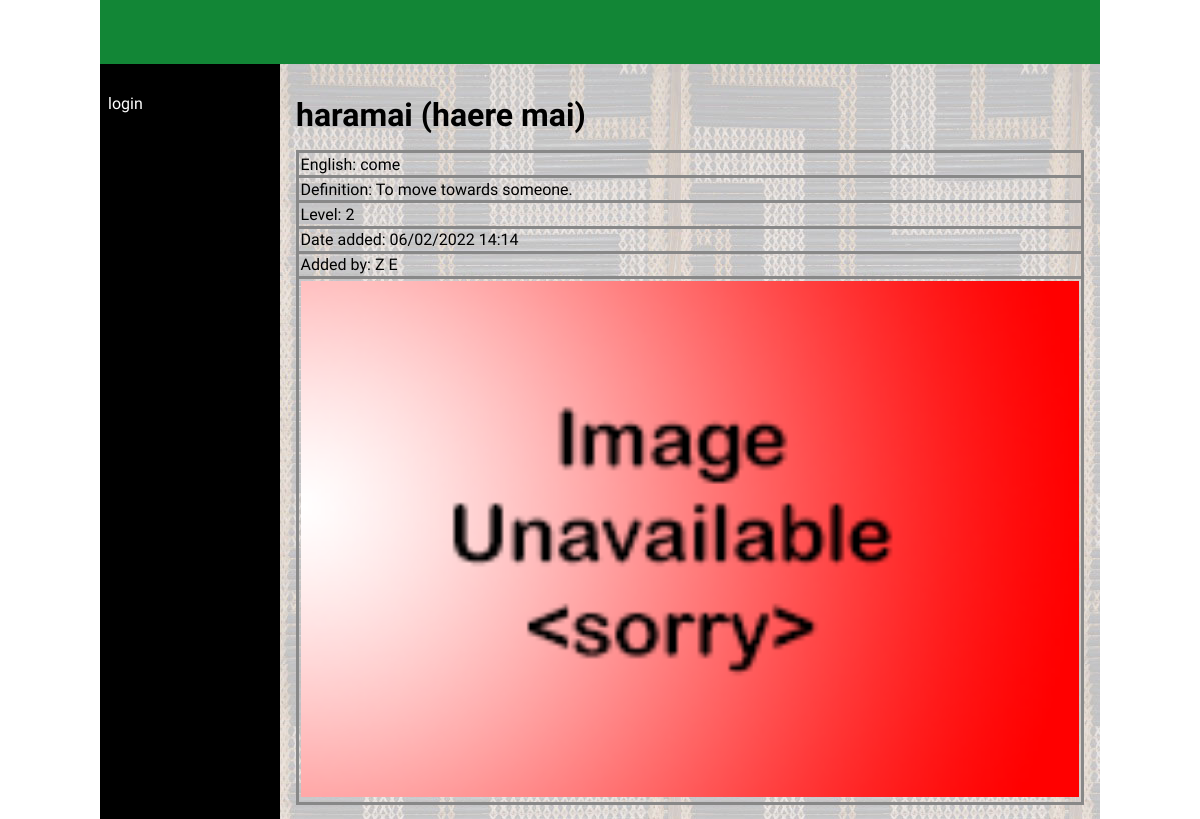
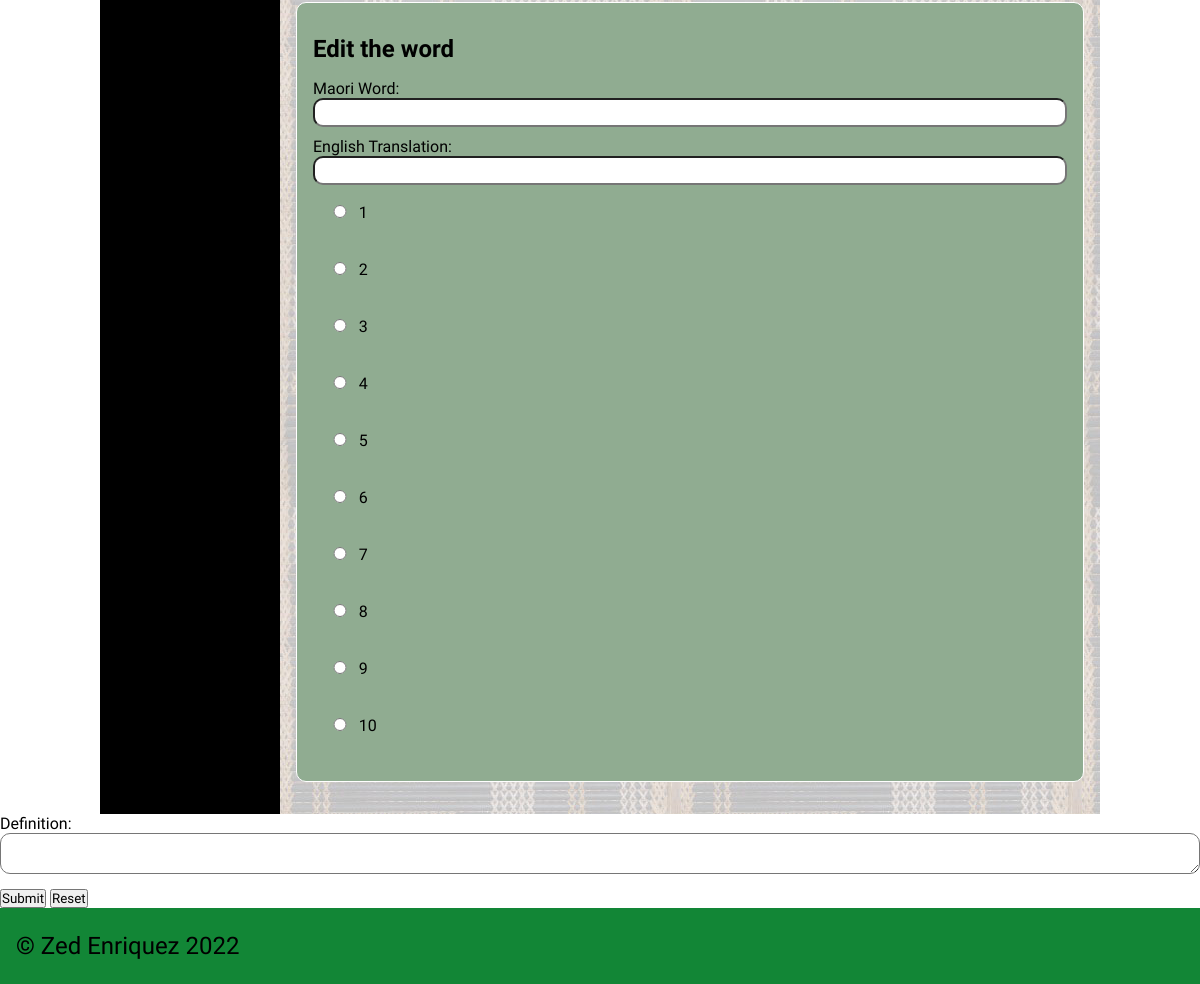
The app's page /word/1 with its own data (2 pictures, top to bottom).
### tables this page shows
CREATE TABLE "dictionary"
(
    id         integer
        constraint dictionary_pk
            primary key autoincrement,
    Maori      varchar(30),
    English    varchar(30),
    cat_id     integer
        references categories
            on delete cascade,
    Definition varchar(80),
    Level      integer,
    Image      varchar(60),
    Date       datetime,
    User_id    integer
        constraint dictionary_users_id_fk
            references users
);

CREATE TABLE "users"
(
    id       integer
        constraint users_pk
            primary key autoincrement,
    fname    varchar(30),
    lname    varchar(30),
    email    varchar(80),
    password varchar(30),
    teacher  boolean
);

### app.py (the view, shortened to what this page needs)
@app.route('/word/<word_id>', methods=["GET", "POST"])
def render_word_page(word_id):
    return render_template('word.html', contents=dictionary_data(), categories_obtained=categories(),
                           logged_in=is_logged_in(), teacher_perm=is_teacher(), word_id=int(word_id),
                           user_obtained=user_details())

### app.py (called while the page is built)
def create_connection(db_file):
    try:
        connection = sqlite3.connect(db_file)
        connection.execute('pragma foreign_keys=ON')
        return connection
    except Error as e:
        print(e)
    return None

def categories():
    query = "SELECT id, category_name FROM categories"
    con = create_connection(DATABASE)
    cur = con.cursor()
    cur.execute(query)
    category_list = cur.fetchall()
    con.close()
    return category_list

def dictionary_data():
    con = create_connection(DATABASE)
    query = "SELECT id, Maori, English, cat_id, Definition, Level, Image, Date, User_id FROM dictionary "
    cur = con.cursor()
    cur.execute(query,)
    contents = cur.fetchall()
    con.close()
    return contents

def is_logged_in():
    if session.get("email") is None:
        print("not logged in")
        return False
    else:
        print("logged in")
        return True

def is_teacher():
    if session.get("teacher") == 0:
        print("A teacher isn't logged in")
        return False
    else:
        print("A Teacher is logged in")
        return True

def user_details():
    con = create_connection(DATABASE)
    query = "SELECT fname, lname, id FROM users"
    cur = con.cursor()
    cur.execute(query,)
    user_obtained = cur.fetchall()
    con.close()
    return user_obtained

### templates/word.html (shortened to what this page needs)
{% extends "base.html" %}
{% block main %}
    {% for word_content in contents %}
        {% if word_content[0] == word_id %}
            <h1>{{word_content[1]}}</h1>
            <table>
                <tbody>
                    <td>English: {{word_content[2]}} </td>
                </tbody>
                <tbody>
                    <td>Definition: {{word_content[4]}} </td>
                </tbody>
                <tbody>
                    <td>Level: {{word_content[5]}} </td>
                </tbody>
                 <tbody>
                    <td>Date added: {{word_content[7]}} </td>
                </tbody>
                {% for user in user_obtained %}
                    {% if user[2] == word_content[8] %}
                        <tbody>
                            <td>Added by: {{user_obtained[0][0]}} {{user_obtained[0][1]}}</td>
                        </tbody>
                    {% endif %}
                {% endfor %}
                <tbody>
                    <td><img src="/static/images/{{word_content[6]}}" class=thumb</td>
                </tbody>
            </table>
        {% endif %}
    {% endfor %}
    {% if teacher_perm %}
            <form class="dataForm" method="POST">
            <h2>Edit the word</h2>
                <div class = "form-group">
                    <div class="form-label">Maori Word:</div>
                    <div class="form-element"><input id="edit_maori" name="edit_maori" type="text" required
                    MAXLENGTH="30"></div>
                </div>
                <div class = "form-group">
                    <div class="form-label">English Translation:</div>
                    <div class="form-element"><input id="edit_english" name="edit_english" type="text" required
                    MAXLENGTH="30"></div>
                </div>
                {% for i in range(10) %}
                   <div class="form-element"><p>
                   <input type="radio"  name="level" id ="level" value = "{{ i + 1 }}" required><a>{{ i + 1 }}</a></div>
                {% endfor %}
                </div>
                <div class = "form-group">
                    <div class="form-label">Definition:</div>
                    <div class="form-element"><textarea id="edit_definition" name="edit_definition"
                                                        type="text" required></textarea></div>
                </div>
                <div class="button-group">
                    <input type="submit" value="Submit">
                    <input type="reset" value="Reset">
                </div>
    {% endif %}
{% endblock %}

### static/css/style.css (style rules this page uses)
* { font-family: Comfortaa, sans-serif; margin: 0; padding: 0; box-sizing: border-box; }
h1, h2, h3, h4 { padding: 1rem 0; font-family: Comfortaa, sans-serif; color: #000; }
p { padding: 0.5rem 0; }
a { color: #000; }
img { width: 100%; }
.dataForm { margin: 1rem 0; border: 1px solid #fff; padding: 1rem; background-color: #90ac91; border-radius: 10px; }
.dataForm input, textarea { width: 100%; border-radius: 10px; padding: 0.3rem; margin-bottom: 10px; }
.dataForm p input { display: inline; width: 1rem; margin-left: 0.5rem; }
.dataForm input[type='radio'] { width: 5%; }
table { width: 100%; border: 2px solid #666; border-collapse: collapse; }
th, td { border: 3px solid #888; padding: 0.1rem; text-align: left; }
@media only screen and (min-width: 768px) { .dataForm p input { display: inline; } }

### records on screen
dictionary: Maori "haramai (haere mai)", English "come", Definition "To move towards someone.", Level "2", Date "06/02/2022 14:14", Image (placeholder picture)
users: fname "Z", lname "E"

### other values on screen
{{ i + 1 }} "1" "2" "3" "4" "5" "6" "7" "8" "9" "10"
